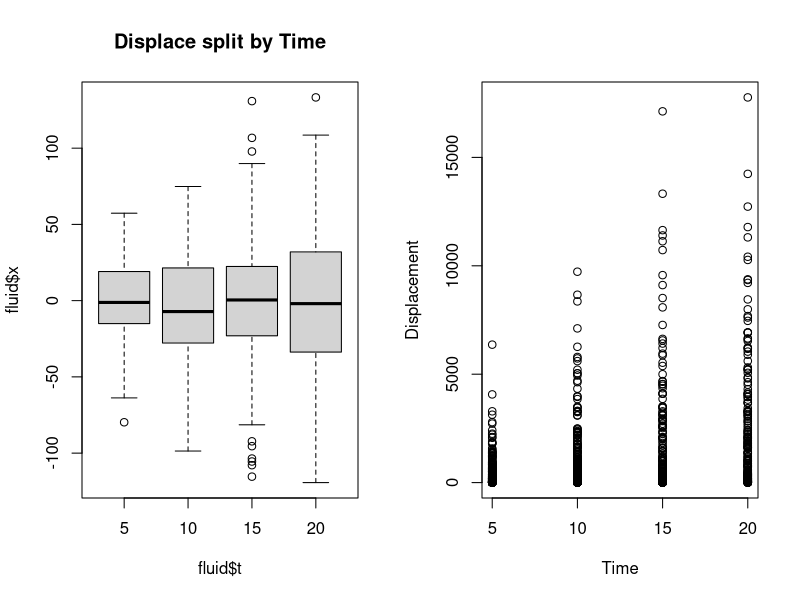
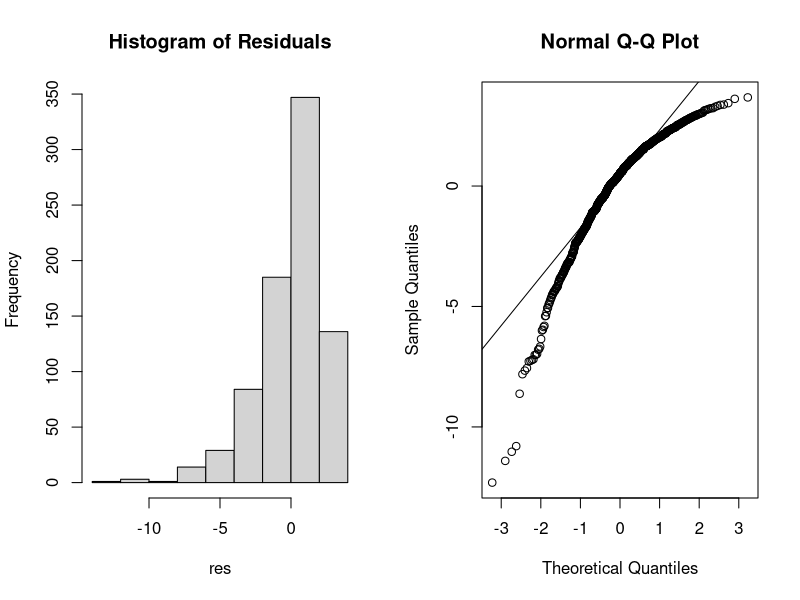
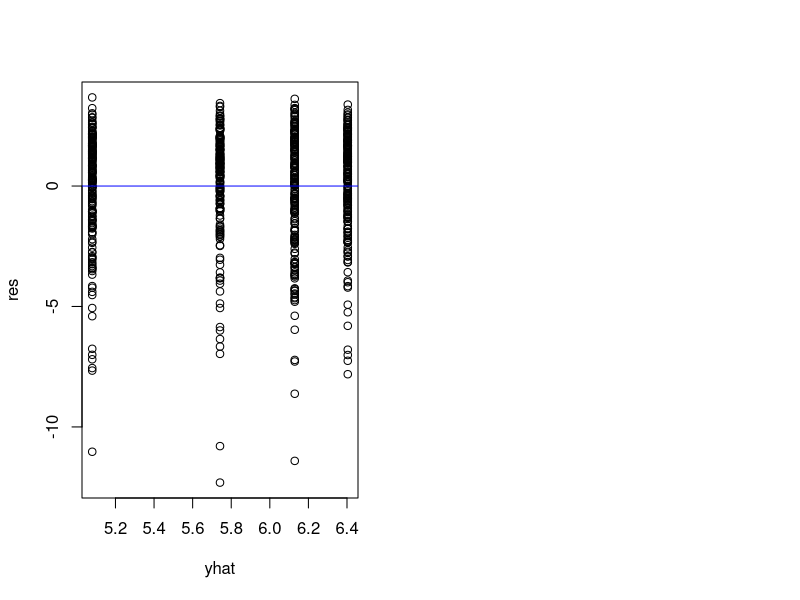
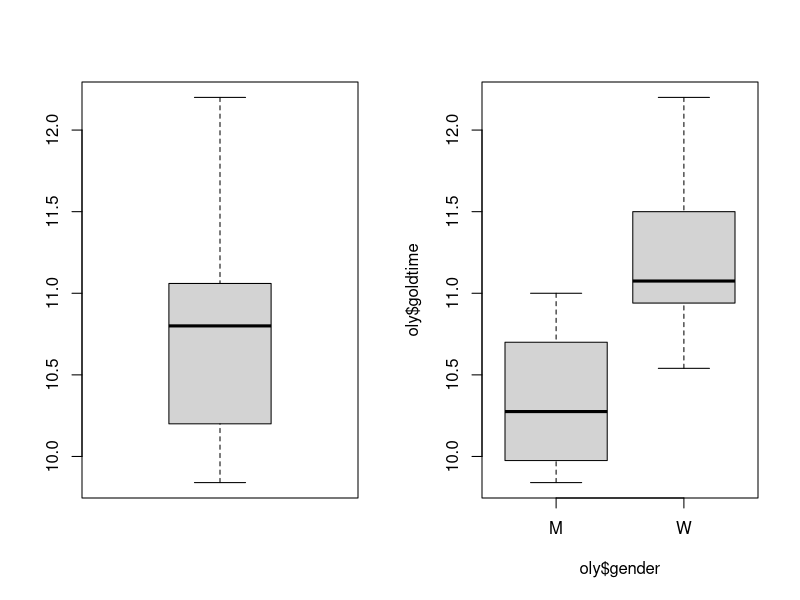
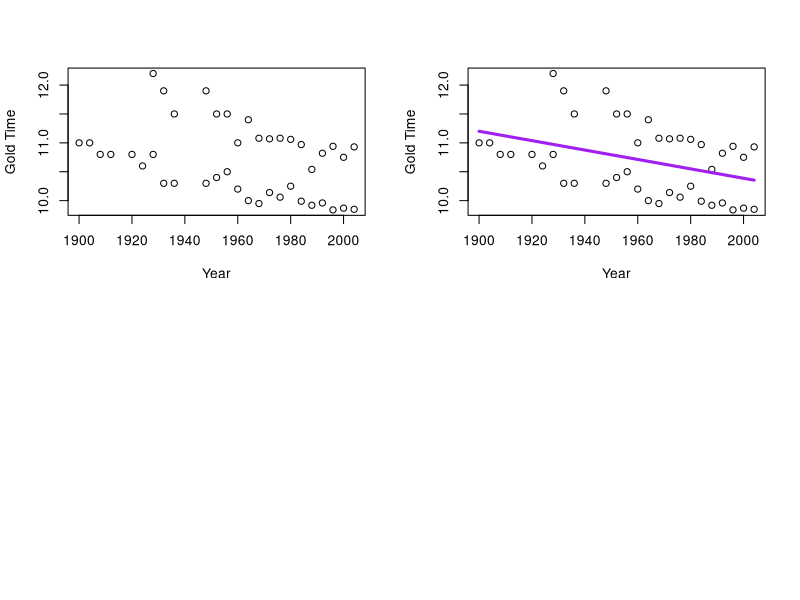
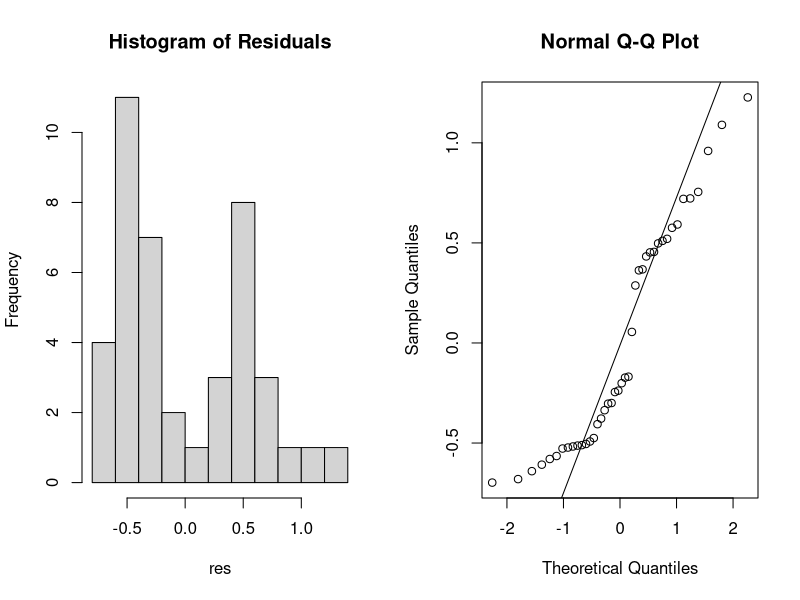
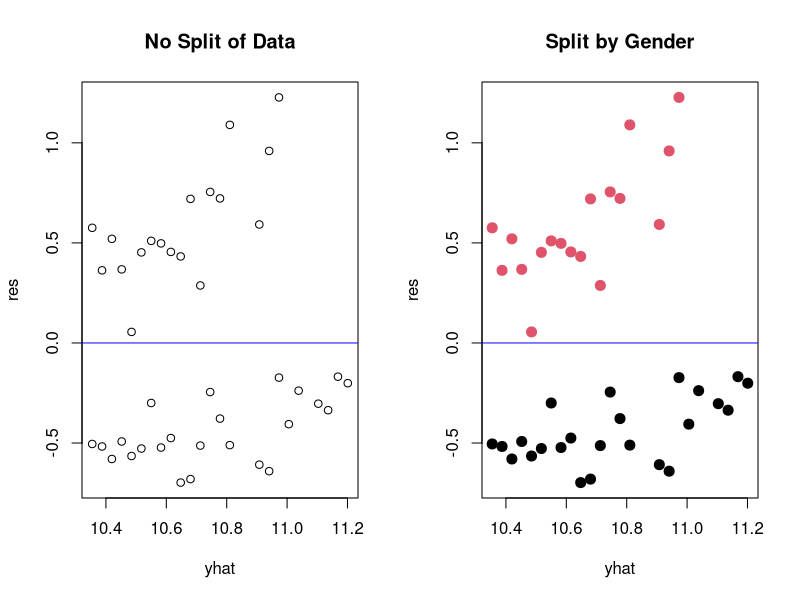

Generate these figures, in order, with R: (Note: this script raises an error after producing the figures.)
## ---- chunk 1
setwd("/Users/benStraub/Desktop/STAT511")
fluid = read.csv("fluid.csv", sep=",")
## ---- chunk 2
str(fluid)
## ---- chunk 3
library(knitr)
kable(summary(fluid), digits=2)
## ---- chunk 4
par(mfrow=c(1,2))
boxplot(fluid$x~fluid$t, main="Displace split by Time")

y <- (fluid$x)^2
x <- fluid$t
plot(x, y, xlab="Time", ylab="Displacement")
## ---- chunk 5
xsqr <- (fluid$x)^2
fit = lm(log(xsqr)~log(t), data=fluid)
## ---- chunk 6
kable(summary(fit)$coef, digits=2)
## ---- chunk 7
## residuals
par(mfrow=c(1,2))
res=fit$resid
hist(res, main = "Histogram of Residuals")

#Check for Normality
qqnorm(res)
qqline(res)
## ---- chunk 8
yhat=fit$fitted.values
plot(yhat, res)
abline(h=0, col ="blue")
## plot(yhat,res,col=factor(oly$gender),pch=20,cex=2, main="Split by Gender")
## abline(h=0, col ="blue")
## ---- chunk 9
setwd("/Users/benStraub/Desktop/STAT511")
oly = read.csv("Olympics (1).csv", sep=",")
#Strips out extraneous columns
oly<- oly[c(-4,-5)]
## ---- chunk 10
par(mfrow=c(1,2))

boxplot(oly$goldtime)
boxplot(oly$goldtime ~ oly$gender)

male_oly <- oly[ which(oly$gender=='M'), ]
female_oly <- oly[ which(oly$gender=='W'), ]
## ---- chunk 11
kable(summary(male_oly), digits=2, caption = 'MEN')
kable(summary(female_oly), digits=2, caption = 'WOMEN')
## ---- chunk 12
fit = lm(goldtime~year,data=oly)
kable(summary(fit)$coef, digits=2)
## ---- chunk 13
par(mfrow=c(2,2))
plot(oly$year, oly$goldtime, xlab="Year", ylab ="Gold Time")
xvals=data.frame(year=seq(1900, 2004,by=4))
plot(oly$year, oly$goldtime, xlab="Year", ylab ="Gold Time")
yvals=predict(fit,xvals)
## plot regression line
points(xvals$year,yvals,type="l",col="purple",lwd=3)
## ---- chunk 14
## residuals
par(mfrow=c(1,2))
res=fit$resid
hist(res, main="Histogram of Residuals")

#Check for Normality
qqnorm(res)
qqline(res)
## ---- chunk 15
## fitted values (y.hat = E(y|X,beta.hat))
yhat=fit$fitted.values
plot(yhat, res, main = "No Split of Data")
abline(h=0, col ="blue")
plot(yhat,res,col=factor(oly$gender),pch=20,cex=2, main="Split by Gender")
abline(h=0, col ="blue")
## ---- chunk 16
fit=lm(goldtime~year*factor(gender),data=oly)
kable(summary(fit)$coef, digits=3)
## ---- chunk 17
beta.hat=fit$coeff
beta.hat
## ---- chunk 18

##
## plotting interaction effect
##
plot(oly$year,oly$goldtime,pch=24,col=oly$gender, xlab="Year", ylab="Goldtime")
abline(beta.hat[1],beta.hat[2],lwd=5)
abline(beta.hat[1]+beta.hat[3],beta.hat[2]+beta.hat[4],lwd=5,col=2)
## ---- chunk 19
yhat=fit$fitted
res=fit$res
plot(yhat,res,col=oly$gender,pch=20,cex=2)
abline(h=0, col="blue", lwd=3)

## ---- chunk 20
par(mfrow=c(1,2))
res=fit$resid
hist(res, main="Histogram of Residuals")

#Check for Normality
qqnorm(res)
qqline(res)
